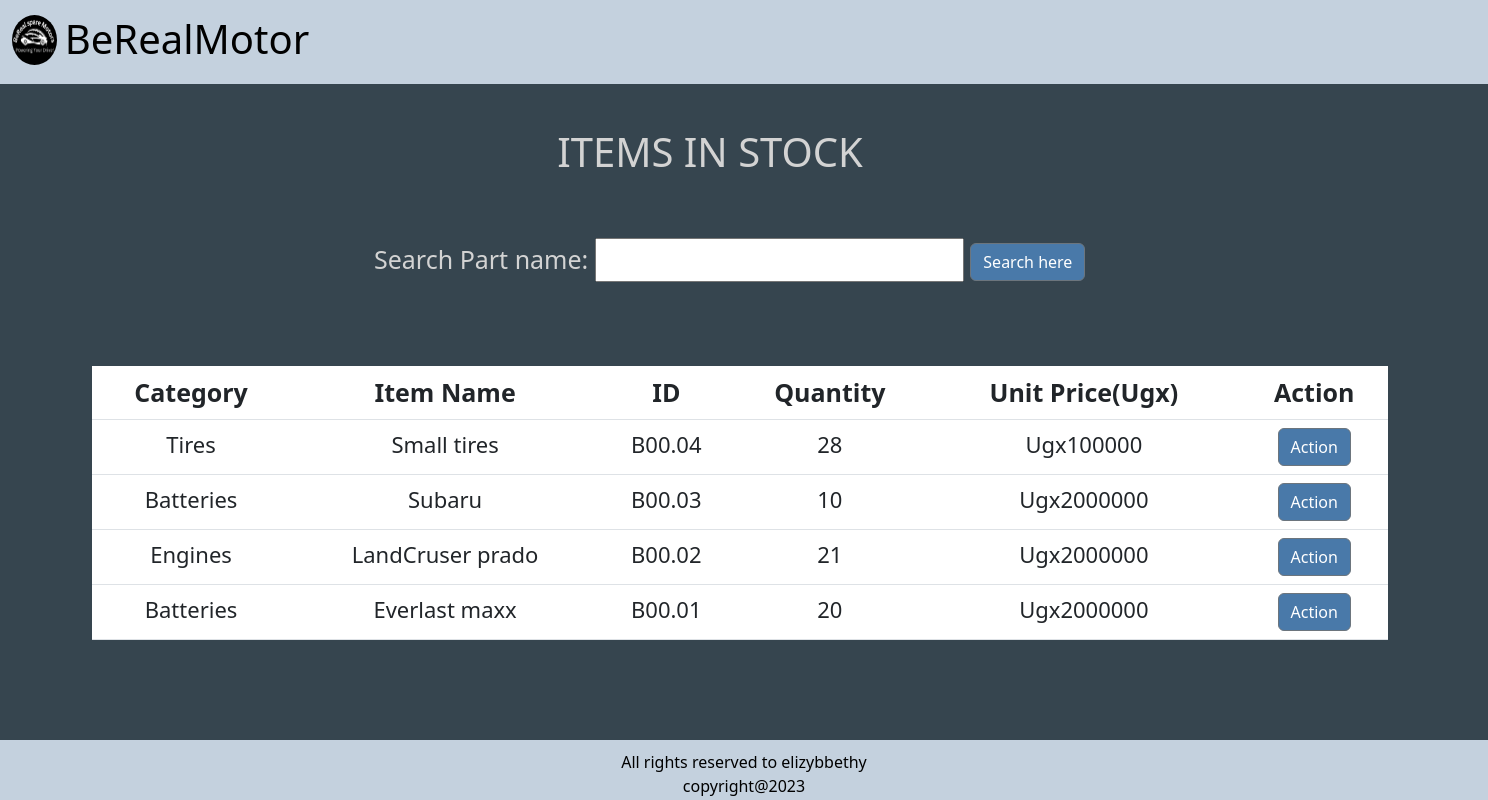
/home/, run on the app's committed database.
### SpareApp/models.py (models this page shows, shortened)
class Product(models.Model):
    Category_name = models.ForeignKey(
        Category, on_delete=models.CASCADE, null=False, blank=False
    )
    part_name = models.CharField(max_length=50, null=False, blank=False)
    arrival_date = models.DateTimeField(default=timezone.now, null=False,blank=False)
    received_quantity = models.IntegerField(default=0, null=False,blank=False)
    issued_quantity= models.IntegerField(default=0, null=False,blank=False)
    total_quantity = models.IntegerField(default=0, null=False, blank=False)
    unit_price = models.IntegerField(default=0, null=True, blank=False)
    country_of_origin = models.CharField(max_length=50, null=True, blank=False)
    branch_name = models.CharField(max_length=50, null=True, blank=False)
    part_number = models.IntegerField(default=0,null=False,blank=False)

class Category(models.Model):
    name = models.CharField(max_length=50, null=True, blank=False)
    def __str__(self):
        return self.name

### SpareApp/views.py (the view)
# urls.py: path('home/', views.home, name='home'),
def home(request):
    products = Product.objects.all().order_by('-id')
    product_filters = ProductFilter(request.GET,queryset = products)
    products = product_filters.qs
    return render(request,'spare/home.html', {'products': products, 'product_filters': product_filters})

### templates/spare/home.html
{% extends 'spare/base.html' %} {% block content %}
<br>
<div class = "container">
  <h1 class= "text-center" id="heading">ITEMS IN STOCK</h1>
  <br>
  <div class = "container" id="stock">
    <form action = "" method = "GET">
      Search{{product_filters.form}}
      <input
      type = "submit"
      value = "Search here"
      class="btn btn-secondary btn"/>
    </form>
  </div>
  <br>
  <table class="table" id="table">
    <thead class="thead-dark">
      <tr style="text-align: center;">
        <th scope="col">Category</th>
        <th scope="col">Item Name</th>
        <th scope="col">ID</th>
        <th scope="col">Quantity</th>
        <th scope="col">Unit Price(Ugx)</th>
        <th scope="col">Action</th>
      </tr>
    </thead>
    {% for product in products %}
    <tbody>
      <tr style="text-align: center;">
        <td>{{product.Category_name }}</td>
        <td>{{product.part_name}}</td>
        <td>B00.0{{product.id}}</td>
        <td>{{product.total_quantity}}</td>
        <td>Ugx{{product.unit_price}}</td>
        <td ><a href="{% url 'product_detail' product.id %}"
              ><input
                type="submit"
                value="Action"
                class="btn btn-secondary btn"
                type="button"
            /></a></td>
      </tr>
    </tbody>
    {% endfor %}
  </table>
</div>
{% endblock%}

### SpareApp/static/css/base.css (style rules this page uses)
form { max-width: 100%; align-items: center; }
body { background-color: #36454F; overflow-x: hidden; }
.container { margin: 20px 50px; }
th { font-size: 25px; }
td { font-size: 22px; }
.btn { background-color: #4979A9; }
#heading { color: #D3D3D3; }
#stock { color: #D3D3D3; margin: 30px 300px; font-size: 25px; }
#table { margin: 30px 30px; padding: 50px; width: 100%; border-spacing: 40px; }

### SpareApp/static/css/receipt.css (style rules this page uses)
.final_receipt, td { margin: 100px; padding: 50px; text-align: center; }

### data on the page
Product: Category_name "Tires", part_name "Small tires", id "4", total_quantity "28", unit_price "100000"
Product: Category_name "Batteries", part_name "Subaru", id "3", total_quantity "10", unit_price "2000000"
Product: Category_name "Engines", part_name "LandCruser prado", id "2", total_quantity "21", unit_price "2000000"
Product: Category_name "Batteries", part_name "Everlast maxx", id "1", total_quantity "20", unit_price "2000000"
